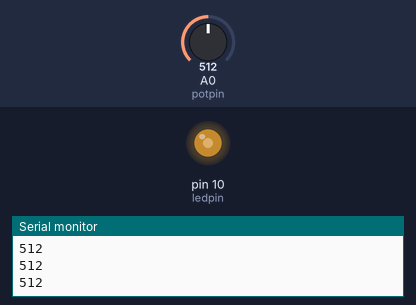
Recording of a sketch running on a simulated Arduino Uno, built with avr-gcc and run on an emulated ATmega328P. Shown: output pins drawn as LEDs (lit = HIGH), the last lines printed to the serial monitor. The inputs (shaded band) are chosen by the test bench; at power-on: A0 (potpin) = 512.

Above: at 1.2 s.
1.3 s: A0 (potpin) set to 716
At 1.7 s:
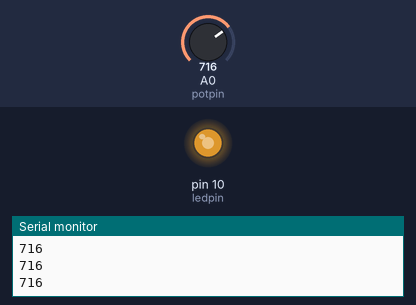
2.8 s: A0 (potpin) set to 900
At 3.7 s:
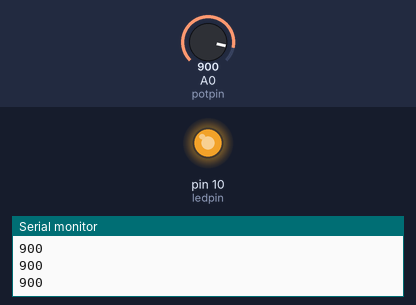
4.3 s: A0 (potpin) set to 122
At 5.0 s:
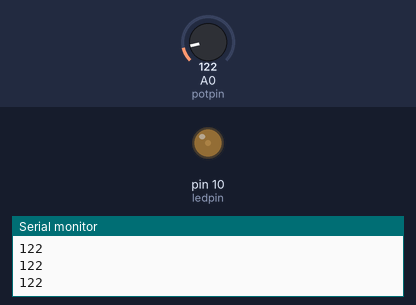
5.8 s: A0 (potpin) set to 0
At 6.2 s:
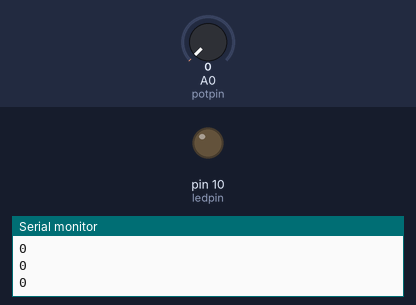
Timing chart, 0 to 8.3 s (numbered marks = the images above; inputs shaded):
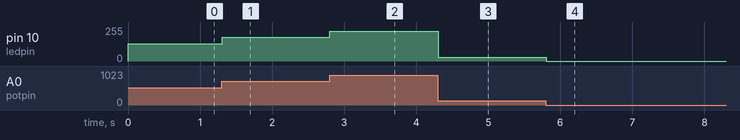

The sketch:

pot_light.ino
```cpp
int ledpin = 10; // Pin D10 has a DIP LED connected

int potpin = 0; //Pin A0 has a potentiometer connected

int potval = 0; // sensor/potentiometer temporary value. Set default value


// the setup routine runs once when you press reset:
void setup() {
  // initialize the digital pin as an output.
  pinMode(ledpin, OUTPUT);
  Serial.begin(9600); // Set baud rate at 9600

}

// the loop routine runs over and over again forever:
void loop() {
  potval = analogRead(potpin); // Read current value from potentiometer

  Serial.println(potval);      // Print vale read from pot

  analogWrite(ledpin, (potval / 4 ) ); // Adjust LED brightness based on value read from pot

  delay(10);               // wait for 0.01 second - how long LED stays on at current value
}
```

Measured:
- after the input at 1.3 s, pin 10 (ledpin): 128/255 → 179/255 at once
- after the input at 2.8 s, pin 10 (ledpin): 179/255 → 225/255 at once
- after the input at 4.3 s, pin 10 (ledpin): 225/255 → 30/255 at once
- after the input at 5.8 s, pin 10 (ledpin): 30/255 → 0/255 at once
